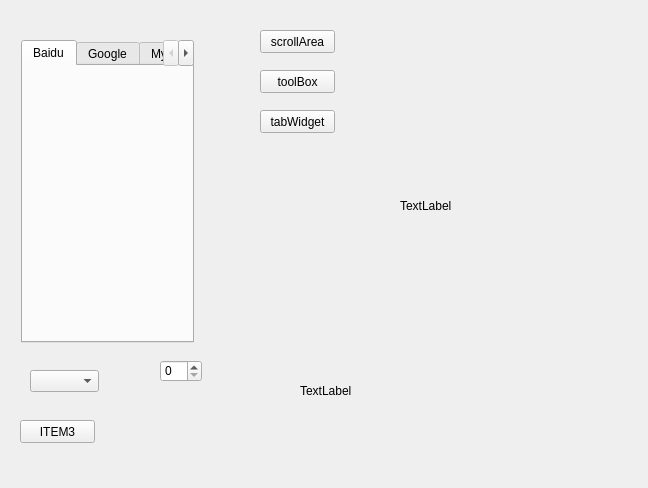
<?xml version="1.0" encoding="UTF-8"?>
<ui version="4.0">
 <class>Widget</class>
 <widget class="QWidget" name="Widget">
  <property name="geometry">
   <rect>
    <x>0</x>
    <y>0</y>
    <width>648</width>
    <height>488</height>
   </rect>
  </property>
  <property name="windowTitle">
   <string>Widget</string>
  </property>
  <widget class="QStackedWidget" name="stackedWidget">
   <property name="geometry">
    <rect>
     <x>12</x>
     <y>31</y>
     <width>191</width>
     <height>321</height>
    </rect>
   </property>
   <property name="currentIndex">
    <number>1</number>
   </property>
   <widget class="QWidget" name="page_4">
    <layout class="QHBoxLayout" name="horizontalLayout">
     <item>
      <widget class="QScrollArea" name="scrollArea">
       <property name="widgetResizable">
        <bool>true</bool>
       </property>
       <widget class="QWidget" name="scrollAreaWidgetContents">
        <property name="geometry">
         <rect>
          <x>0</x>
          <y>0</y>
          <width>98</width>
          <height>302</height>
         </rect>
        </property>
        <layout class="QVBoxLayout" name="verticalLayout">
         <item>
          <widget class="QPushButton" name="pushButton">
           <property name="text">
            <string>PushButton</string>
           </property>
          </widget>
         </item>
         <item>
          <widget class="QPushButton" name="pushButton_2">
           <property name="text">
            <string>PushButton</string>
           </property>
          </widget>
         </item>
         <item>
          <widget class="QPushButton" name="pushButton_3">
           <property name="text">
            <string>PushButton</string>
           </property>
          </widget>
         </item>
         <item>
          <widget class="QPushButton" name="pushButton_4">
           <property name="text">
            <string>PushButton</string>
           </property>
          </widget>
         </item>
         <item>
          <widget class="QPushButton" name="pushButton_5">
           <property name="text">
            <string>PushButton</string>
           </property>
          </widget>
         </item>
         <item>
          <widget class="QPushButton" name="pushButton_6">
           <property name="text">
            <string>PushButton</string>
           </property>
          </widget>
         </item>
         <item>
          <widget class="QPushButton" name="pushButton_7">
           <property name="text">
            <string>PushButton</string>
           </property>
          </widget>
         </item>
         <item>
          <widget class="QPushButton" name="pushButton_8">
           <property name="text">
            <string>PushButton</string>
           </property>
          </widget>
         </item>
         <item>
          <widget class="QPushButton" name="pushButton_9">
           <property name="text">
            <string>PushButton</string>
           </property>
          </widget>
         </item>
         <item>
          <widget class="QPushButton" name="pushButton_10">
           <property name="text">
            <string>PushButton</string>
           </property>
          </widget>
         </item>
        </layout>
       </widget>
      </widget>
     </item>
    </layout>
   </widget>
   <widget class="QWidget" name="page_6">
    <layout class="QHBoxLayout" name="horizontalLayout_2">
     <item>
      <widget class="QTabWidget" name="tabWidget">
       <property name="currentIndex">
        <number>0</number>
       </property>
       <widget class="QWidget" name="tab">
        <attribute name="title">
         <string>Baidu</string>
        </attribute>
       </widget>
       <widget class="QWidget" name="tab_2">
        <attribute name="title">
         <string>Google</string>
        </attribute>
       </widget>
       <widget class="QWidget" name="tab_3">
        <attribute name="title">
         <string>MyPage</string>
        </attribute>
       </widget>
      </widget>
     </item>
    </layout>
   </widget>
   <widget class="QWidget" name="page_5">
    <layout class="QHBoxLayout" name="horizontalLayout_3">
     <item>
      <widget class="QToolBox" name="toolBox">
       <property name="currentIndex">
        <number>2</number>
       </property>
       <widget class="QWidget" name="page">
        <property name="geometry">
         <rect>
          <x>0</x>
          <y>0</y>
          <width>173</width>
          <height>222</height>
         </rect>
        </property>
        <attribute name="label">
         <string>Family</string>
        </attribute>
        <widget class="QPushButton" name="pushButton_11">
         <property name="geometry">
          <rect>
           <x>0</x>
           <y>10</y>
           <width>75</width>
           <height>23</height>
          </rect>
         </property>
         <property name="text">
          <string>PushButton</string>
         </property>
        </widget>
       </widget>
       <widget class="QWidget" name="page_2">
        <property name="geometry">
         <rect>
          <x>0</x>
          <y>0</y>
          <width>173</width>
          <height>222</height>
         </rect>
        </property>
        <attribute name="label">
         <string>Friend</string>
        </attribute>
        <widget class="QToolButton" name="toolButton">
         <property name="geometry">
          <rect>
           <x>30</x>
           <y>40</y>
           <width>25</width>
           <height>19</height>
          </rect>
         </property>
         <property name="text">
          <string>...</string>
         </property>
        </widget>
       </widget>
       <widget class="QWidget" name="page_3">
        <property name="geometry">
         <rect>
          <x>0</x>
          <y>0</y>
          <width>173</width>
          <height>222</height>
         </rect>
        </property>
        <attribute name="label">
         <string>Classmates</string>
        </attribute>
        <widget class="QToolButton" name="toolButton_2">
         <property name="geometry">
          <rect>
           <x>40</x>
           <y>60</y>
           <width>25</width>
           <height>19</height>
          </rect>
         </property>
         <property name="text">
          <string>...</string>
         </property>
        </widget>
       </widget>
      </widget>
     </item>
    </layout>
   </widget>
  </widget>
  <widget class="QPushButton" name="btn_scroll">
   <property name="geometry">
    <rect>
     <x>260</x>
     <y>30</y>
     <width>75</width>
     <height>23</height>
    </rect>
   </property>
   <property name="text">
    <string>scrollArea</string>
   </property>
  </widget>
  <widget class="QPushButton" name="btn_tool">
   <property name="geometry">
    <rect>
     <x>260</x>
     <y>70</y>
     <width>75</width>
     <height>23</height>
    </rect>
   </property>
   <property name="text">
    <string>toolBox</string>
   </property>
  </widget>
  <widget class="QPushButton" name="btn_tab">
   <property name="geometry">
    <rect>
     <x>260</x>
     <y>110</y>
     <width>75</width>
     <height>23</height>
    </rect>
   </property>
   <property name="text">
    <string>tabWidget</string>
   </property>
  </widget>
  <widget class="QComboBox" name="comboBox">
   <property name="geometry">
    <rect>
     <x>30</x>
     <y>370</y>
     <width>69</width>
     <height>22</height>
    </rect>
   </property>
  </widget>
  <widget class="QPushButton" name="btn_select">
   <property name="geometry">
    <rect>
     <x>20</x>
     <y>420</y>
     <width>75</width>
     <height>23</height>
    </rect>
   </property>
   <property name="text">
    <string>ITEM3</string>
   </property>
  </widget>
  <widget class="QSpinBox" name="spinBox">
   <property name="geometry">
    <rect>
     <x>160</x>
     <y>360</y>
     <width>42</width>
     <height>22</height>
    </rect>
   </property>
  </widget>
  <widget class="QLabel" name="label_img">
   <property name="geometry">
    <rect>
     <x>300</x>
     <y>330</y>
     <width>181</width>
     <height>121</height>
    </rect>
   </property>
   <property name="text">
    <string>TextLabel</string>
   </property>
  </widget>
  <widget class="QLabel" name="label_gif">
   <property name="geometry">
    <rect>
     <x>400</x>
     <y>130</y>
     <width>171</width>
     <height>151</height>
    </rect>
   </property>
   <property name="text">
    <string>TextLabel</string>
   </property>
  </widget>
 </widget>
 <resources/>
 <connections/>
</ui>
